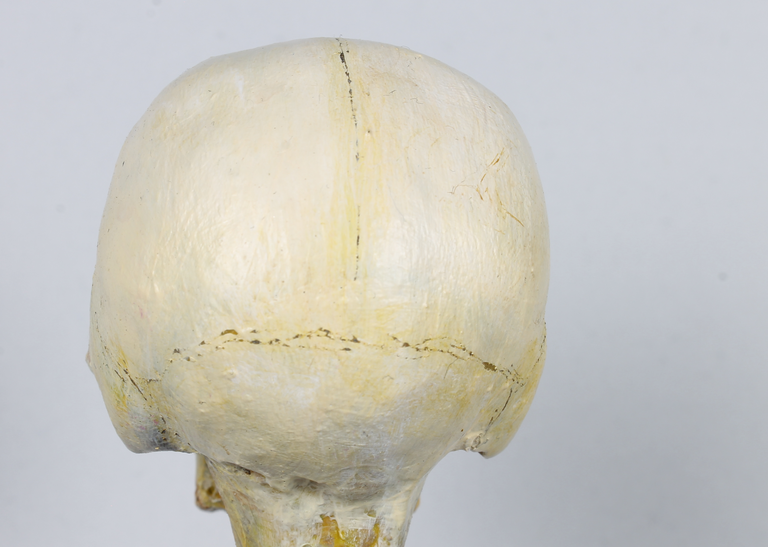
#> input picture case/skull-input-back.png, 768 x 547 px
$ python -i hunyuan_core.py   (imports and definitions only)
#> lines starting #> are read from the running program, lines starting #| are printed output that depends on the picture; after the words box and inside, x2 and y2 are one past the last pixel; in counts of white or black regions, pixels touching at a corner belong together
"""Deterministic, non-model helpers for the pinned Hunyuan3D multiview runner."""

from __future__ import annotations

import math
import re
from pathlib import Path

import cv2
import numpy as np


MODEL_REPO = "tencent/Hunyuan3D-2mv"
MODEL_REVISION = "3a761b539b29fe4ff64714813aa9560fd66f5de0"
MODEL_SHA256 = "d36f5881bcdc56726b73e517cd444c13c60732431622da7268145355c8d38e9c"
MODEL_SIZE = 4_928_151_562
MODEL_SUBFOLDER = "hunyuan3d-dit-v2-mv"
MAX_IMPORT_BYTES = 25 * 1024 * 1024
MAX_IMPORT_TRIANGLES = 250_000
BOUNDED_TRIANGLE_TARGET = 240_000

USER_SHEET_SIZE = (480, 270)
USER_SHEET_CROPS = {
    "front": (25, 28, 180, 265),
    "left": (187, 28, 327, 265),
    "back": (331, 28, 471, 265),
}


# [50 lines left out: functions _bounded_int, validate_run_options, detect_guide_rows, not called in this run]


def clean_view_rgba(rgb: np.ndarray, guide_rows: list[int] | tuple[int, ...] = ()) -> tuple[np.ndarray, dict]:
    """Remove pale border-connected background, shared neutral guide rows, and detached specks.

    Internal enclosed white areas remain opaque so white garments/details are not treated as holes.
    This is a narrow preprocessing rule for high-contrast illustrated views, not general photo matting.
    """
#> called with guide_rows = ()
    if not isinstance(rgb, np.ndarray) or rgb.ndim != 3 or rgb.shape[2] != 3 or rgb.dtype != np.uint8:
        raise ValueError("rgb must be an uint8 HxWx3 image")
    height, width = rgb.shape[:2]
#> height = 547; width = 768
    gray = cv2.cvtColor(rgb, cv2.COLOR_RGB2GRAY)
    chroma = rgb.max(axis=2).astype(np.int16) - rgb.min(axis=2).astype(np.int16)
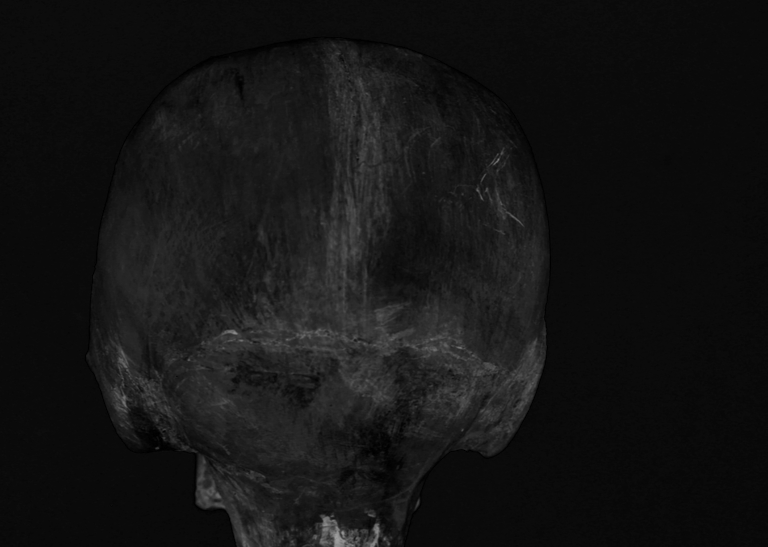
#> chroma: shape (547, 768) int16; min 0, max 159, mean 20.1
    light_neutral = ((gray >= 205) & (chroma <= 32)).astype(np.uint8)
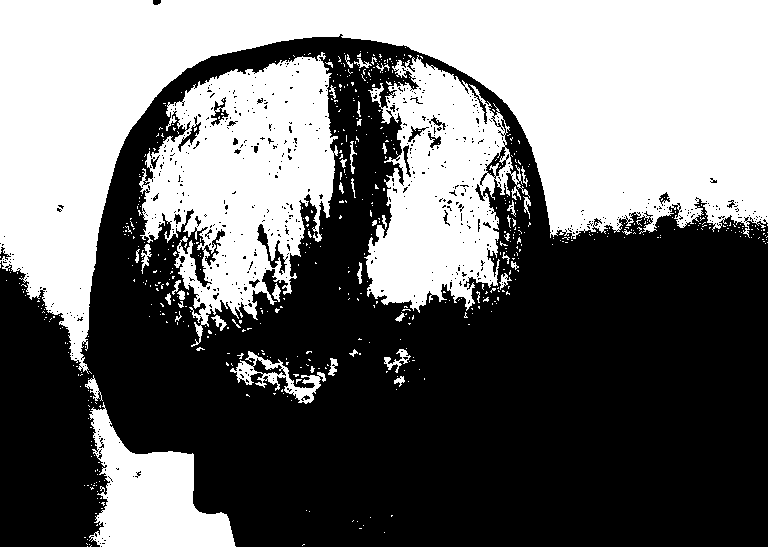
#> light_neutral: shape (547, 768); values 0 (black) and 1 (white), 43.9% white; 613 white regions (564 under 20 px), largest, box (x1, y1, x2, y2) and area: (0, 0, 768, 374) 112737, (139, 52, 338, 347) 32013, (364, 55, 530, 313) 23441
    component_count, labels, stats, _ = cv2.connectedComponentsWithStats(light_neutral, connectivity=8)
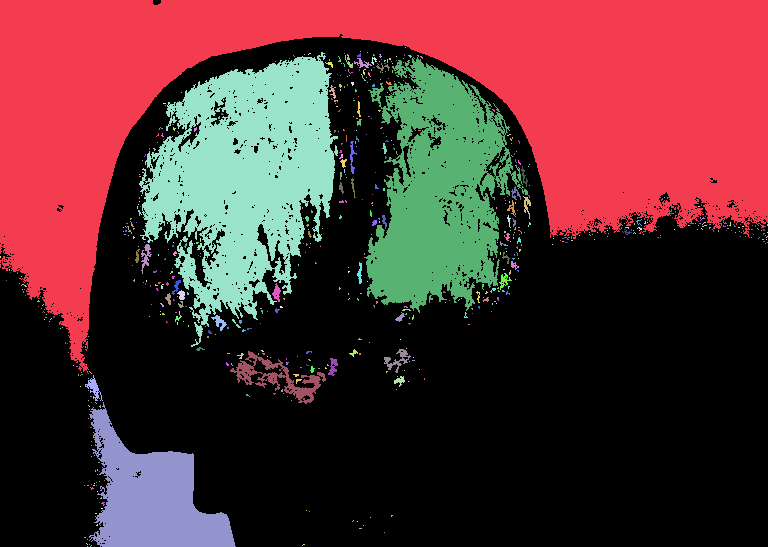
#> labels: shape (547, 768) int32; 614 distinct labels, from 0 to 613; one colour per label, 0 black
#> component_count = 614; stats = 614 rows, first 6: [0, 0, 768, 547, 235652], [0, 0, 768, 374, 112737], [405, 47, 1, 1, 1], [360, 51, 1, 1, 1], [308, 53, 3, 2, 3], [139, 52, 199, 295, 32013]
    border_ids = np.unique(np.concatenate((labels[0, :], labels[-1, :], labels[:, 0], labels[:, -1])))
#> border_ids = [0, 1, 231, 279, 304, 327, 351, 363, 565, 611, 613]
    background_ids = border_ids[border_ids != 0]
#> background_ids = [1, 231, 279, 304, 327, 351, 363, 565, 611, 613]
    background = np.isin(labels, background_ids)
#> background: shape (547, 768) bool; 29.4% white; 10 white regions (8 under 20 px), largest, box (x1, y1, x2, y2) and area: (0, 0, 768, 374) 112737, (89, 402, 236, 547) 10926
    alpha = (~background).astype(np.uint8)

    expanded_rows = sorted({
        row + delta for row in guide_rows for delta in (-1, 0, 1)
        if isinstance(row, int) and 0 <= row + delta < height
    })
#> expanded_rows = []
    if expanded_rows:
        rows = np.asarray(expanded_rows, dtype=np.int32)
        annotation_pixels = (gray[rows] >= 180) & (gray[rows] < 245) & (chroma[rows] <= 25)
        alpha[rows] = np.where(annotation_pixels, 0, alpha[rows])

    count, components, component_stats, _ = cv2.connectedComponentsWithStats(alpha, connectivity=8)
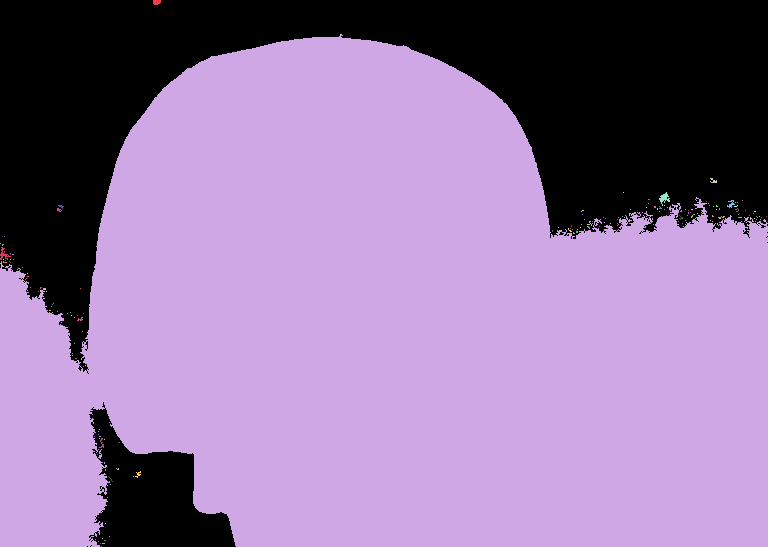
#> components: shape (547, 768) int32; 162 distinct labels, from 0 to 161; one colour per label, 0 black
#> count = 162; component_stats = 162 rows, first 6: [0, 0, 768, 547, 123678], [153, 0, 8, 5, 35], [0, 34, 768, 513, 295875], [710, 178, 7, 5, 19], [623, 192, 1, 1, 1], [659, 192, 11, 14, 69]
    if count <= 1:
        raise ValueError("preprocessing removed the whole character foreground")
    main_id = 1 + int(np.argmax(component_stats[1:, cv2.CC_STAT_AREA]))
#> main_id = 2
    main = components == main_id
#> main: shape (547, 768) bool; 70.4% white; 9 black regions (7 under 20 px), largest, box (x1, y1, x2, y2) and area: (0, 0, 768, 374) 113203, (89, 402, 236, 547) 11005
    near_main = cv2.dilate(
        main.astype(np.uint8), cv2.getStructuringElement(cv2.MORPH_ELLIPSE, (21, 21))
    ) != 0
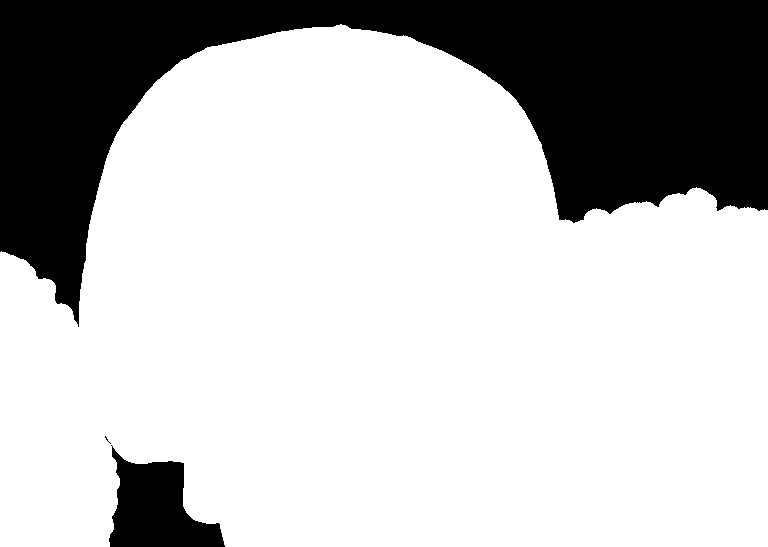
#> near_main: shape (547, 768) bool; 74.7% white; 3 black regions (1 under 20 px), largest, box (x1, y1, x2, y2) and area: (0, 0, 768, 327) 99415, (109, 445, 225, 547) 6881
    keep = main.copy()
    kept_ids = [main_id]
#> kept_ids = [2]
    removed_ids = []
    for component_id in range(1, count):
        if component_id == main_id:
            continue
        mask = components == component_id
        area = int(component_stats[component_id, cv2.CC_STAT_AREA])
        x, y, comp_width, comp_height, _ = (int(v) for v in component_stats[component_id])
        touches_edge = x == 0 or y == 0 or x + comp_width >= width or y + comp_height >= height
        neutral_ratio = float(
            ((chroma[mask] <= 32) & (gray[mask] >= 180) & (gray[mask] < 245)).sum() / max(area, 1)
        )
        thin_neutral = (
            neutral_ratio > 0.70
            and max(comp_width / max(comp_height, 1), comp_height / max(comp_width, 1)) > 3.0
            and area < 500
        )
        preserve = bool(near_main[mask].any()) and area >= 8 or area >= 250
        if thin_neutral or (touches_edge and area < 250) or not preserve:
            removed_ids.append(component_id)
        else:
            keep |= mask
            kept_ids.append(component_id)
#> this loop made 161 passes
#> (area, x, y, comp_width, comp_height, touches_edge, thin_neutral, preserve) on passes 1, 5, 8: (35, 153, 0, 8, 5, True, False, False), (69, 659, 192, 11, 14, False, False, True), (29, 727, 200, 8, 8, False, False, True)
#> pass 1, in clean_view_rgba, `mask = components == component_id`:
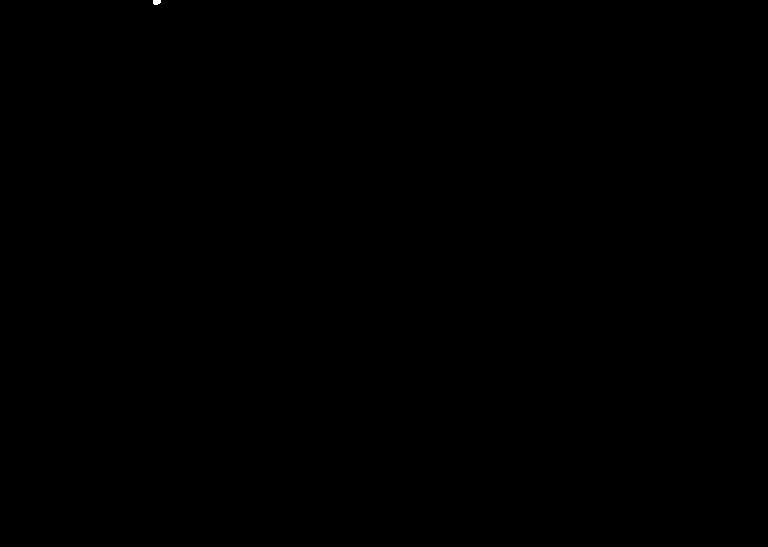
#> mask: shape (547, 768) bool; 0.01% white; 1 white region, box (x1, y1, x2, y2) and area: (153, 0, 161, 5) 35
#> after the loop: keep: shape (547, 768) bool; 70.5% white; 9 black regions (7 under 20 px), largest, box (x1, y1, x2, y2) and area: (0, 0, 768, 374) 113063, (89, 402, 236, 547) 10984

    rgba = np.dstack((rgb, np.where(keep, 255, 0).astype(np.uint8)))
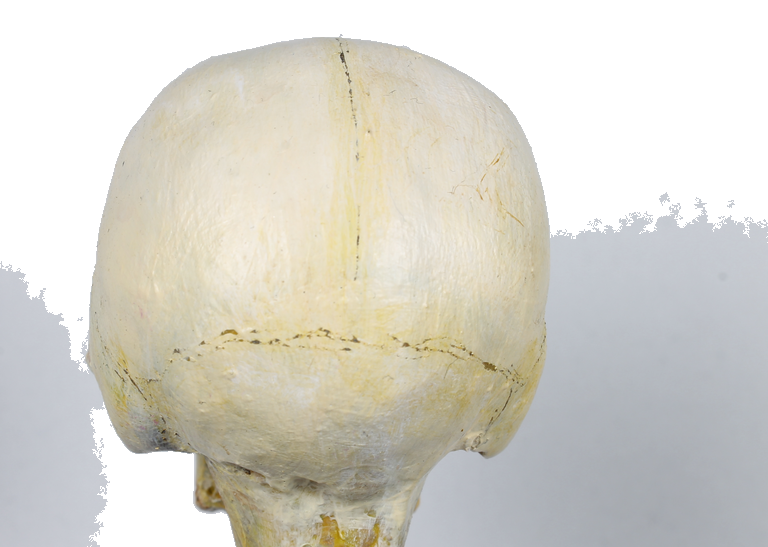
#> rgba: shape (547, 768, 4); mean R, G, B, A 200.1, 198.5, 191.5, 179.7; transparent parts drawn white
    return rgba, {
        "sizePx": [width, height],
        "borderBackgroundComponents": int(len(background_ids)),
        "guideRowsRelativeToCrop": list(guide_rows),
        "foregroundComponentsBeforeCleanup": int(count - 1),
        "componentsKept": len(kept_ids),
        "removedComponents": len(removed_ids),
        "foregroundPixels": int(keep.sum()),
    }


# [46 lines left out: functions compute_yup_to_zup_transform, requires_import_simplification, not called in this run]

>>> import cv2
>>> picture = cv2.cvtColor(cv2.imread('../../case/skull-input-back.png'), cv2.COLOR_BGR2RGB)
>>> result = clean_view_rgba(picture)

$ run again, on case/skull-input-front.png
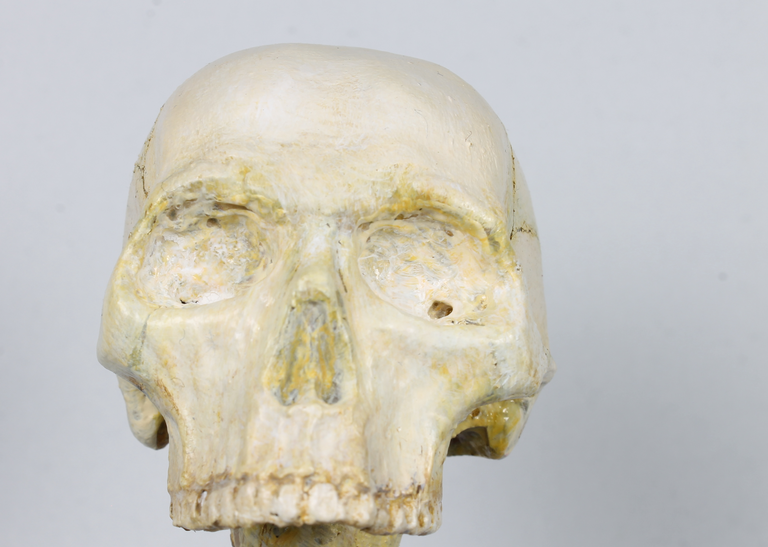
#> input picture case/skull-input-front.png, 768 x 547 px
#> light_neutral: shape (547, 768); values 0 (black) and 1 (white), 44.4% white; 678 white regions (594 under 20 px), largest, box (x1, y1, x2, y2) and area: (0, 0, 768, 350) 116392, (166, 50, 497, 214) 28052, (358, 241, 528, 484) 13683
#> labels: shape (547, 768) int32; 679 distinct labels, from 0 to 678
#> component_count = 679; stats = 679 rows, first 6: [0, 0, 768, 547, 233742], [0, 0, 768, 350, 116392], [166, 50, 331, 164, 28052], [307, 51, 1, 1, 1], [271, 52, 6, 2, 7], [306, 53, 1, 1, 1]
#> border_ids = [0, 1, 136, 194, 233, 567, 677, 678]
#> background_ids = [1, 136, 194, 233, 567, 677, 678]
#> background: shape (547, 768) bool; 29.3% white; 7 white regions (5 under 20 px), largest, box (x1, y1, x2, y2) and area: (0, 0, 768, 350) 116392, (98, 427, 232, 547) 6750
#> components: shape (547, 768) int32; 248 distinct labels, from 0 to 247
#> count = 248; component_stats = 248 rows, first 6: [0, 0, 768, 547, 123159], [153, 0, 8, 5, 34], [291, 29, 1, 1, 1], [523, 40, 1, 1, 1], [0, 43, 768, 504, 295873], [667, 180, 1, 1, 1]
#> main_id = 4
#> main: shape (547, 768) bool; 70.4% white; 6 black regions (4 under 20 px), largest, box (x1, y1, x2, y2) and area: (0, 0, 768, 350) 117274, (98, 427, 232, 547) 6934
#> near_main: shape (547, 768) bool; 74.6% white; 2 black regions, box (x1, y1, x2, y2) and area: (0, 0, 768, 305) 103801, (112, 449, 221, 547) 2850
#> kept_ids = [4]
#> the loop in clean_view_rgba, `for component_id in range(1, count):` made 247 passes
#> (area, x, y, comp_width, comp_height, touches_edge, preserve) on passes 1, 8, 15: (34, 153, 0, 8, 5, True, False), (21, 661, 182, 9, 8, False, True), (22, 696, 184, 8, 9, False, False)
#> after the loop in clean_view_rgba, `for component_id in range(1, count):`:
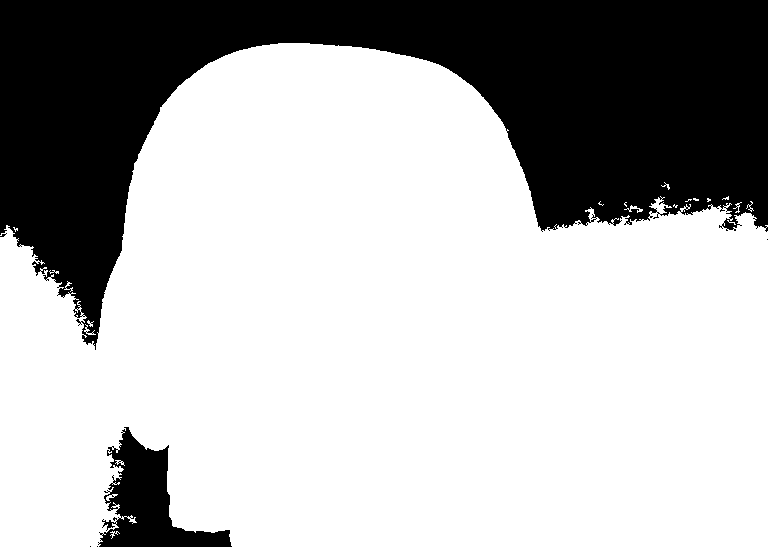
#> keep: shape (547, 768) bool; 70.5% white; 6 black regions (4 under 20 px), largest, box (x1, y1, x2, y2) and area: (0, 0, 768, 350) 116937, (98, 427, 232, 547) 6845
#> in clean_view_rgba, `rgba = np.dstack((rgb, np.where(keep, 255, 0).astype(np.uint8)))`:
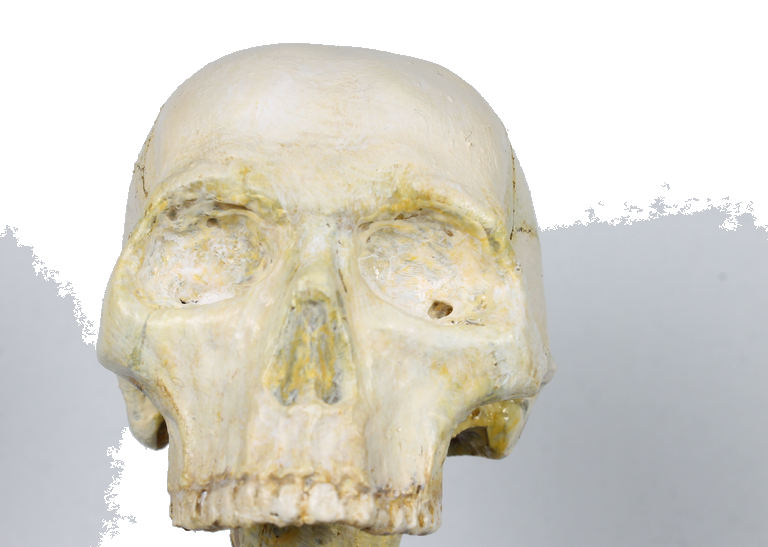
#> rgba: shape (547, 768, 4); mean R, G, B, A 201, 198.6, 190.8, 179.9; transparent parts drawn white

$ run again, on case/skull-input-left.png
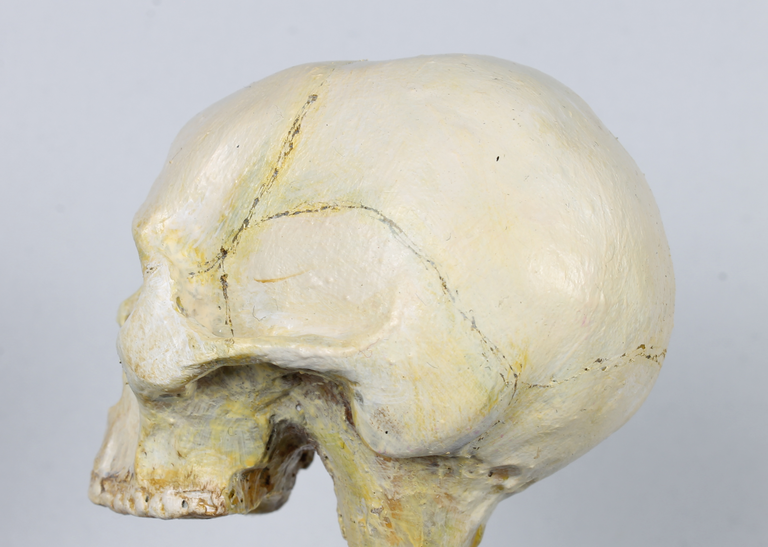
#> input picture case/skull-input-left.png, 768 x 547 px
#> light_neutral: shape (547, 768); values 0 (black) and 1 (white), 45.5% white; 696 white regions (641 under 20 px), largest, box (x1, y1, x2, y2) and area: (0, 0, 768, 298) 102840, (237, 64, 633, 408) 63537, (143, 93, 296, 250) 7198
#> labels: shape (547, 768) int32; 697 distinct labels, from 0 to 696
#> component_count = 697; stats = 697 rows, first 6: [0, 0, 768, 547, 229036], [0, 0, 768, 298, 102840], [427, 61, 9, 3, 17], [437, 62, 15, 4, 25], [387, 64, 2, 1, 2], [237, 64, 396, 344, 63537]
#> border_ids = [0, 1, 253, 659, 696]
#> background_ids = [1, 253, 659, 696]
#> background: shape (547, 768) bool; 26.2% white; 4 white regions (2 under 20 px), largest, box (x1, y1, x2, y2) and area: (0, 0, 768, 298) 102840, (150, 455, 344, 547) 7137
#> components: shape (547, 768) int32; 155 distinct labels, from 0 to 154
#> count = 155; component_stats = 155 rows, first 6: [0, 0, 768, 547, 109979], [153, 0, 7, 5, 31], [147, 14, 2, 1, 2], [0, 53, 768, 494, 309524], [9, 177, 1, 1, 1], [712, 180, 1, 1, 1]
#> main_id = 3
#> main: shape (547, 768) bool; 73.7% white; 4 black regions (2 under 20 px), largest, box (x1, y1, x2, y2) and area: (0, 0, 768, 298) 103322, (150, 455, 344, 547) 7248
#> near_main: shape (547, 768) bool; 77.2% white; 2 black regions, box (x1, y1, x2, y2) and area: (0, 0, 768, 277) 91767, (174, 477, 329, 547) 4180
#> kept_ids = [3]
#> the loop in clean_view_rgba, `for component_id in range(1, count):` made 154 passes
#> (area, x, y, comp_width, comp_height, touches_edge, preserve) on passes 1, 14, 15: (31, 153, 0, 7, 5, True, False), (69, 739, 187, 10, 16, False, True), (22, 16, 188, 12, 6, False, True)
#> after the loop in clean_view_rgba, `for component_id in range(1, count):`:
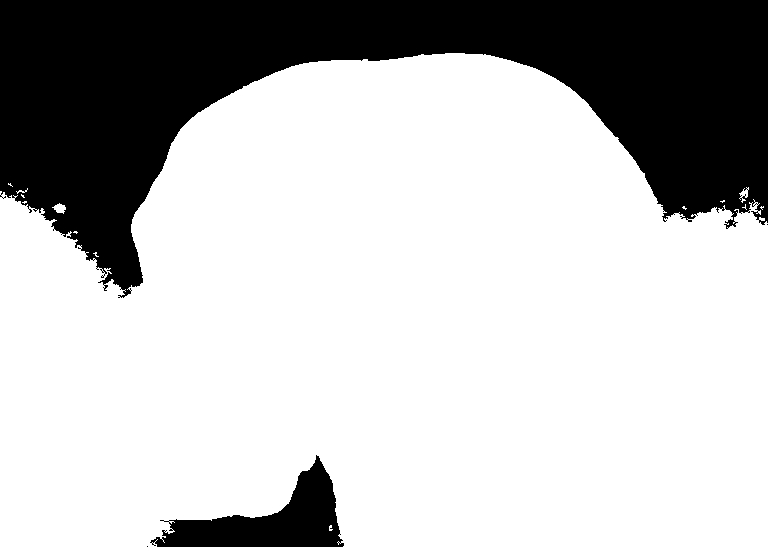
#> keep: shape (547, 768) bool; 73.7% white; 4 black regions (2 under 20 px), largest, box (x1, y1, x2, y2) and area: (0, 0, 768, 298) 103060, (150, 455, 344, 547) 7232
#> in clean_view_rgba, `rgba = np.dstack((rgb, np.where(keep, 255, 0).astype(np.uint8)))`:
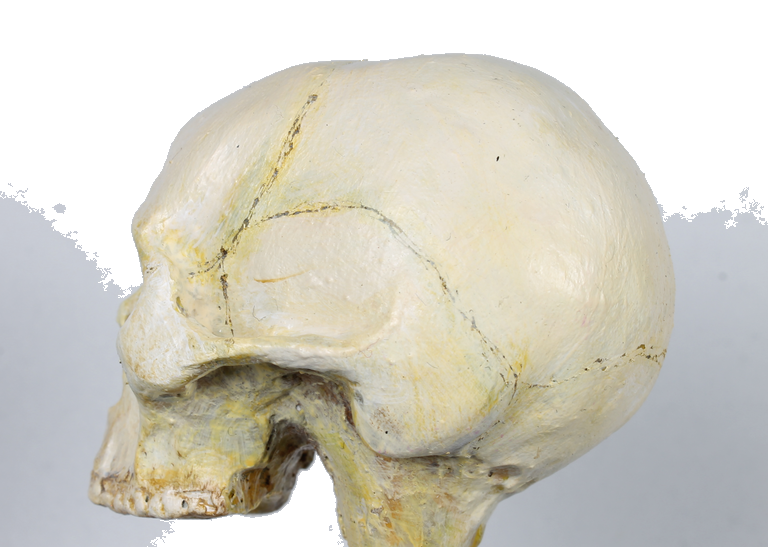
#> rgba: shape (547, 768, 4); mean R, G, B, A 198.6, 196.3, 187.1, 188.1; transparent parts drawn white
